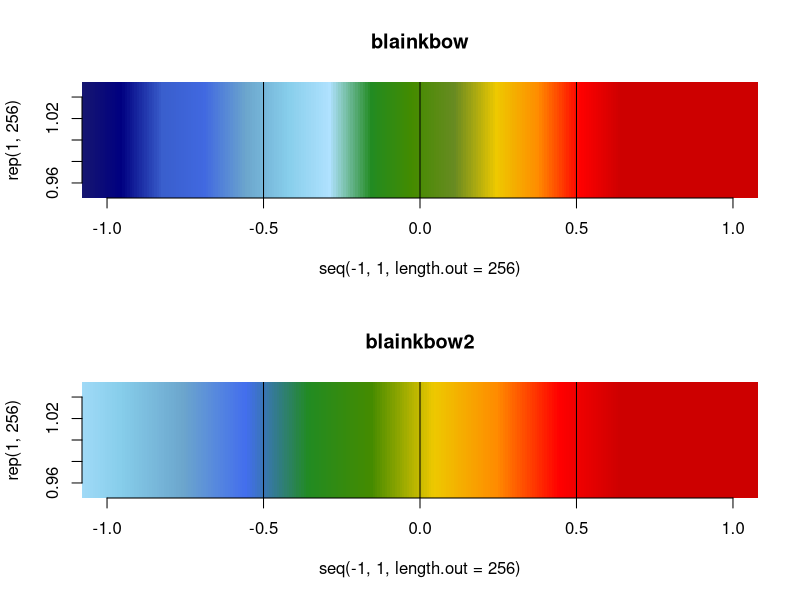
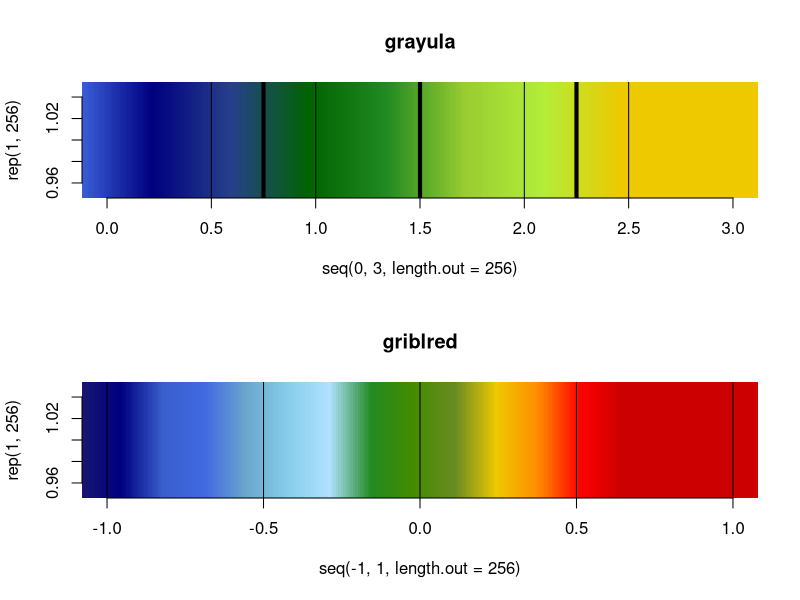
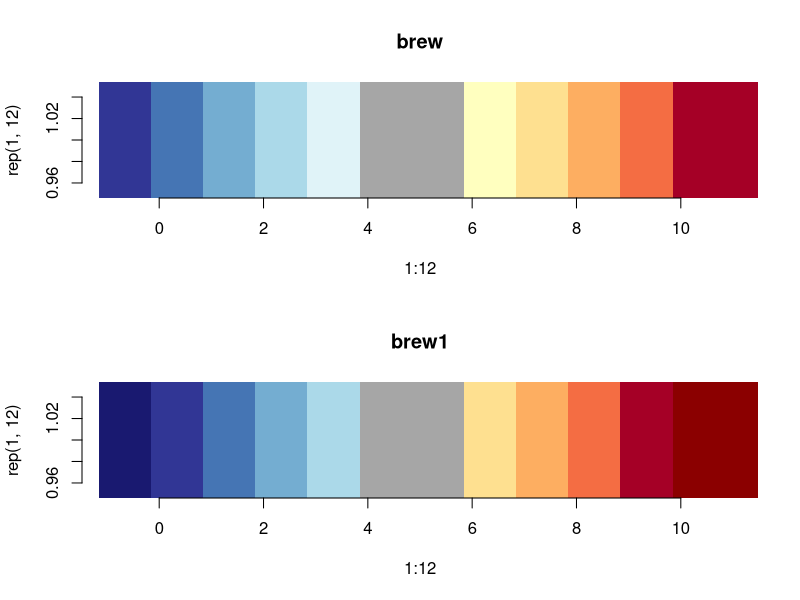
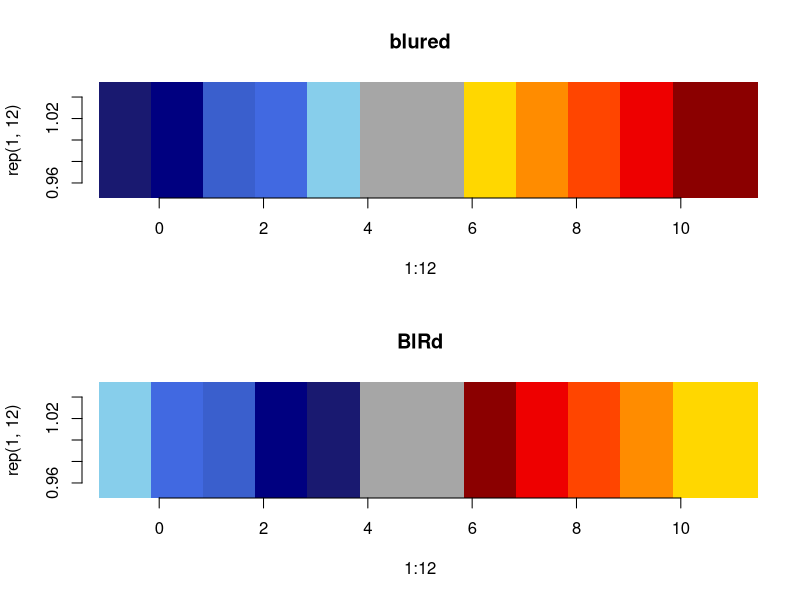
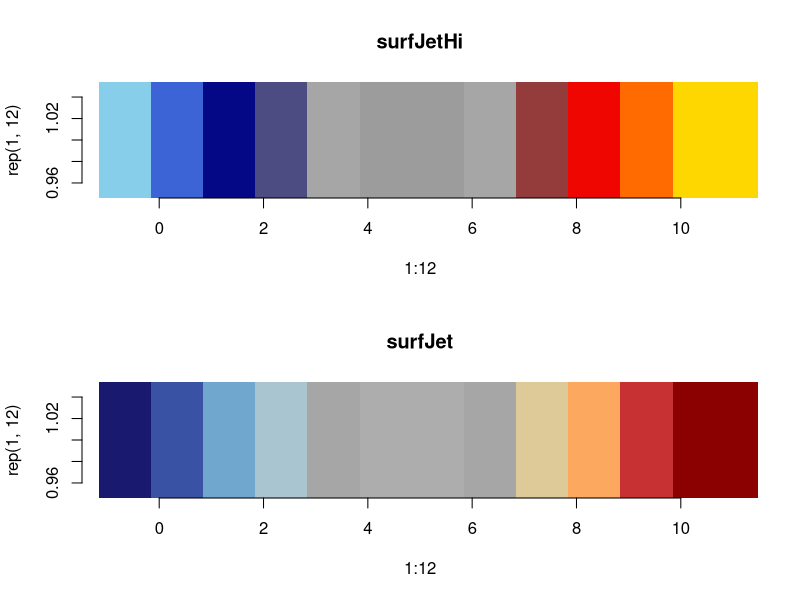
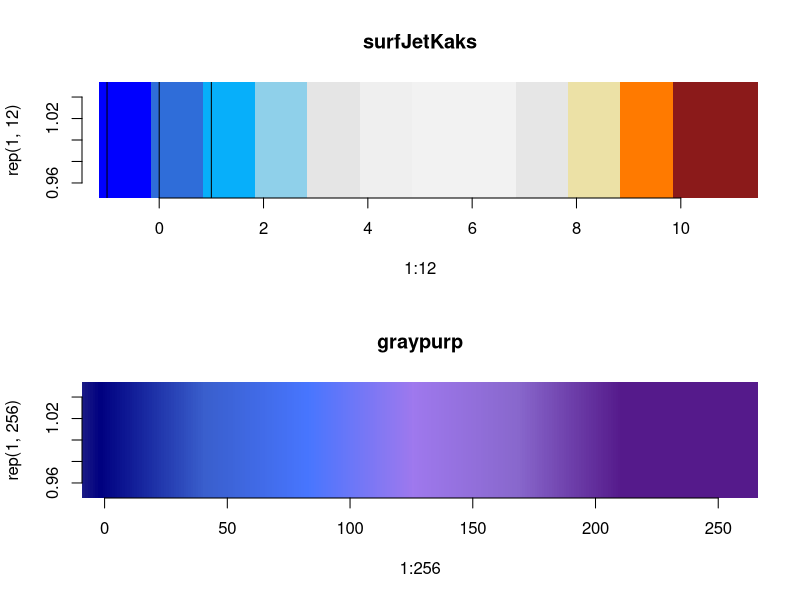
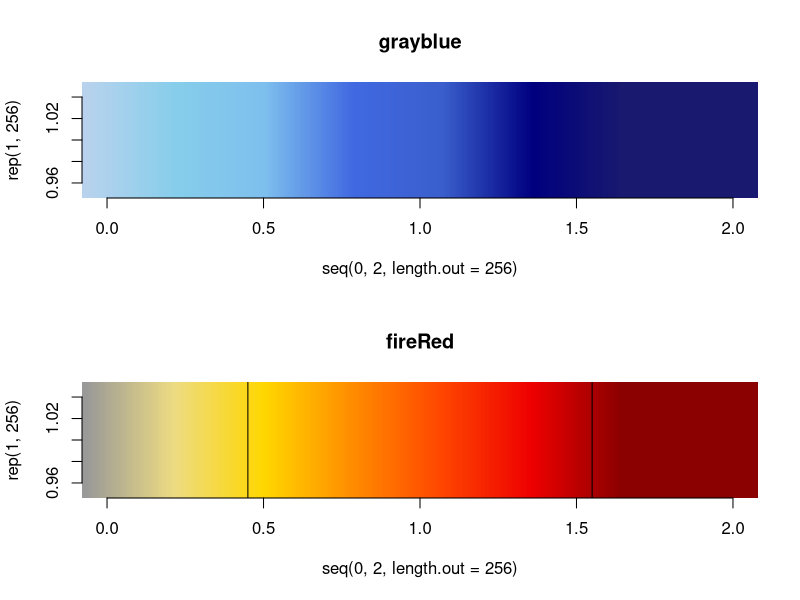
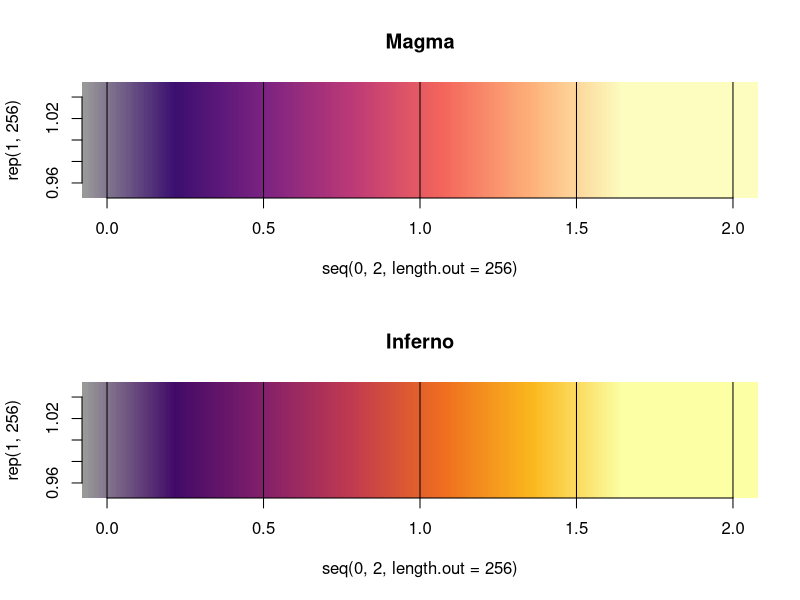

Source code (R) for these figures, in order:
## ---- chunk 1
knitr::opts_chunk$set(echo = TRUE)
## ---- chunk 2
# Set working directory
P <- function(Path){koti=Sys.getenv("KOTI"); return(paste0(koti,Path))}
setwd(P("git_here/miscellaneous/"))
mid.gray<-"gray65"

par(mfrow=c(2,1))
# # # ############################ # # #
#           blainkbow
# # # ############################ # # #
blainkbow <- colorRampPalette(c("gray85","darkblue","midnightblue","navy","royalblue3","royalblue","skyblue3","skyblue","lightskyblue1","forestgreen","chartreuse4","olivedrab4","gold2","darkorange","red","red3"))
plot(seq(-1,1,length.out = 256),rep(1,256),pch=15,cex=30,col=blainkbow(256),ylim=c(0.95,1.05),bty='n',main="blainkbow")
abline(v=c(-0.5,0,0.5))

# # # ############################ # # #
#           blainkbow2
# # # ############################ # # #
blainkbow2 <- colorRampPalette(c("white","lightskyblue1","skyblue","skyblue3","royalblue2","forestgreen","chartreuse4","gold2","darkorange","red","red3"))
plot(seq(-1,1,length.out = 256),rep(1,256),pch=15,cex=30,col=blainkbow2(256),ylim=c(0.95,1.05),bty='n',main="blainkbow2")
abline(v=c(-0.5,0,0.5))

# # # ############################ # # #
#           grayula
# # # ############################ # # #
grayula <- colorRampPalette(c("gray90","royalblue","navy","royalblue4","darkgreen","forestgreen","olivedrab3","olivedrab2","gold2"))
plot(seq(0,3,length.out = 256),rep(1,256),pch=15,cex=30,col=grayula(256),ylim=c(0.95,1.05),bty='n',main="grayula")
abline(v=c(0.5,1,2,2.5))
abline(v=c(0.75,1.5,2.25),lwd=4)

# # # ############################ # # #
#           griblred
# # # ############################ # # #
griblred <- colorRampPalette(c("white","midnightblue","royalblue3","royalblue","skyblue","mediumaquamarine","gold","darkorange","red2","red4"))
plot(seq(-1,1,length.out = 256),rep(1,256),pch=15,cex=30,col=blainkbow(256),ylim=c(0.95,1.05),bty='n',main="griblred")
abline(v=seq(-1,1,0.5))

# # # ############################ # # #
#           BRbrew
# # # ############################ # # #
brew <- colorRampPalette(c("#313695","#4575B4","#74ADD1","#ABD9E9","#E0F3F8",mid.gray,mid.gray,"#FFFFBF","#FEE090","#FDAE61","#F46D43","#A50026"))
plot(1:12,rep(1,12),pch=15,cex=30,col=brew(12),ylim=c(0.95,1.05),xlim=c(-1,11),bty='n',main="brew")

brew1 <- colorRampPalette(c("midnightblue","#313695","#4575B4","#74ADD1","#ABD9E9",mid.gray,mid.gray,"#FEE090","#FDAE61","#F46D43","#A50026","red4"))
plot(1:12,rep(1,12),pch=15,cex=30,col=brew1(12),ylim=c(0.95,1.05),xlim=c(-1,11),bty='n',main="brew1")

# # # ############################ # # #
#           blured
# # # ############################ # # #
blured <- colorRampPalette(c("midnightblue","navy","royalblue3","royalblue","skyblue",mid.gray,mid.gray,"gold","darkorange","orangered","red2","red4"))
plot(1:12,rep(1,12),pch=15,cex=30,col=blured(12),ylim=c(0.95,1.05),xlim=c(-1,11),bty='n',main="blured")

# # # ############################ # # #
#           blRd
# # # ############################ # # #
blRd <- colorRampPalette(c("skyblue","royalblue","royalblue3","navy","midnightblue",mid.gray,mid.gray,"red4","red2","orangered","darkorange","gold"))
plot(1:12,rep(1,12),pch=15,cex=30,col=blRd(12),ylim=c(0.95,1.05),xlim=c(-1,11),bty='n',main="BlRd")

# # # ############################ # # #
#      High-Contrast Cool Jet bar
# # # ############################ # # #
surfJetHi <- colorRampPalette(c("skyblue","royalblue","royalblue3","navy","midnightblue",mid.gray,mid.gray,"gray62","gray60","gray62",mid.gray,mid.gray,"red4","red2","orangered","darkorange","gold"))
plot(1:12,rep(1,12),pch=15,cex=30,col=surfJetHi(12),ylim=c(0.95,1.05),xlim=c(-1,11),bty='n',main="surfJetHi")

# # # ############################ # # #
#           Cool Jet bar
# # # ############################ # # #
surfJet <- colorRampPalette(c("midnightblue","#313695","#4575B4","#74ADD1","#ABD9E9",mid.gray,mid.gray,"gray67","gray70","gray67",mid.gray,mid.gray,"#FEE090","#FDAE61","#F46D43","#A50026","red4"))
#surfJet <- colorRampPalette(c("midnightblue","navy","royalblue3","royalblue","skyblue","gray85","gray85","gold","darkorange","orangered","red2","red4"))
plot(1:12,rep(1,12),pch=15,cex=30,col=surfJet(12),ylim=c(0.95,1.05),xlim=c(-1,11),bty='n',main="surfJet")

# # # ############################ # # #
#           Cool Jet barKaks
# # # ############################ # # #
surfJetKaks <- colorRampPalette(c("blue","royalblue3","dodgerblue2","deepskyblue","skyblue","gray90","gray90","gray95","gray95","gray95","gray95","gray90","gray90","gold","orangered","firebrick4"))
plot(1:12,rep(1,12),pch=15,cex=30,col=surfJetKaks(12),ylim=c(0.95,1.05),xlim=c(-1,11),bty='n',main="surfJetKaks")
abline(v=c(-1,0,1))

# # # ############################ # # #
#           graypurp
# # # ############################ # # #
#graypurp<-colorRampPalette(c("gray85","slategray2","royalblue1","royalblue2","royalblue3","royalblue4","slateblue4","purple4","mediumpurple3"))
graypurp<-colorRampPalette(c(mid.gray,"navy","royalblue3","royalblue1","mediumpurple2","mediumpurple3","purple4"))
plot(1:256,rep(1,256),pch=15,cex=30,col=graypurp(256),ylim=c(0.95,1.05),bty='n',main="graypurp")

# # # ############################ # # #
#           Gray to Blue
# # # ############################ # # #
grayblue<-colorRampPalette(c(mid.gray,"slategray2","skyblue","skyblue2","royalblue","royalblue3","navy","midnightblue"))
plot(seq(0,2,length.out = 256),rep(1,256),pch=15,cex=30,col=grayblue(256),ylim=c(0.95,1.05),xlim=c(-0,2),bty='n',main="grayblue")

# # # ############################ # # #
#           Fire Red
# # # ############################ # # #
fireRed <- colorRampPalette(c(mid.gray,"gray60","lightgoldenrod2","gold","darkorange","orangered","red2","red4"))
plot(seq(0,2,length.out = 256),rep(1,256),pch=15,cex=30,col=fireRed(256),ylim=c(0.95,1.05),xlim=c(-0,2),bty='n',main="fireRed")
abline(v=c(-0.65,0.45,1.55))
## ---- chunk 3
# feat. Viridis
par(mfrow=c(2,1))
library(viridis)
Magma <- colorRampPalette(c(mid.gray, "gray60", magma(6, begin = 0.2)))
plot(seq(0,2,length.out = 256),rep(1,256),pch=15,cex=30,col=Magma(256),ylim=c(0.95,1.05),bty='n',main="Magma")
abline(v=c(0,0.5,1,1.5,2))

Inferno <- colorRampPalette(c(mid.gray, "gray60", inferno(6, begin = 0.2)))
plot(seq(0,2,length.out = 256),rep(1,256),pch=15,cex=30,col=Inferno(256),ylim=c(0.95,1.05),bty='n',main="Inferno")
abline(v=c(0,0.5,1,1.5,2))

Cividis <- colorRampPalette(c(mid.gray, "gray60", cividis(6)))
plot(seq(0,2,length.out = 256),rep(1,256),pch=15,cex=30,col=Cividis(256),ylim=c(0.95,1.05),bty='n',main="Cividis")
abline(v=c(0,0.5,1,1.5,2))

Viridis <- colorRampPalette(c(mid.gray, "gray60", viridis(6)))
plot(seq(0,2,length.out = 256),rep(1,256),pch=15,cex=30,col=Viridis(256),ylim=c(0.95,1.05),bty='n',main="Viridis")
abline(v=c(0,0.5,1,1.5,2))
## ---- chunk 4
# Function for saving the colormaps
save.colmap <- function(Colmap,Dir){
  Rpath <- (P("git_here/miscellaneous/matlab_colormaps/"))
  Colmap<-t(col2rgb(Colmap(256)))
  Colmap<-Colmap/256
  write.csv(Colmap,file=paste0(Rpath,Dir),row.names=FALSE,quote = FALSE) 
  }

# save them all!
# save.colmap(blainkbow,"blainkbow.csv")
# save.colmap(blainkbow2,"blainkbow2.csv")
# save.colmap(grayula,"grayula.csv")
# save.colmap(griblred,"griblred.csv")
# save.colmap(brew1,"brew.csv")
# save.colmap(blured,"blured.csv")
# save.colmap(blRd,"blRd.csv")
# save.colmap(surfJetHi,"surfJetHi.csv")
# save.colmap(surfJet,"surfJet.csv")
# save.colmap(surfJetKaks,"surfJetKaks.csv")
# save.colmap(graypurp,"graypurp.csv")
# save.colmap(grayblue,"grayblue.csv")
# save.colmap(fireRed,"fireRed.csv")
# save.colmap(Magma,"magma.csv")
# save.colmap(Inferno,"inferno.csv")
# save.colmap(Cividis,"cividis.csv")
# save.colmap(Viridis,"viridis.csv")

